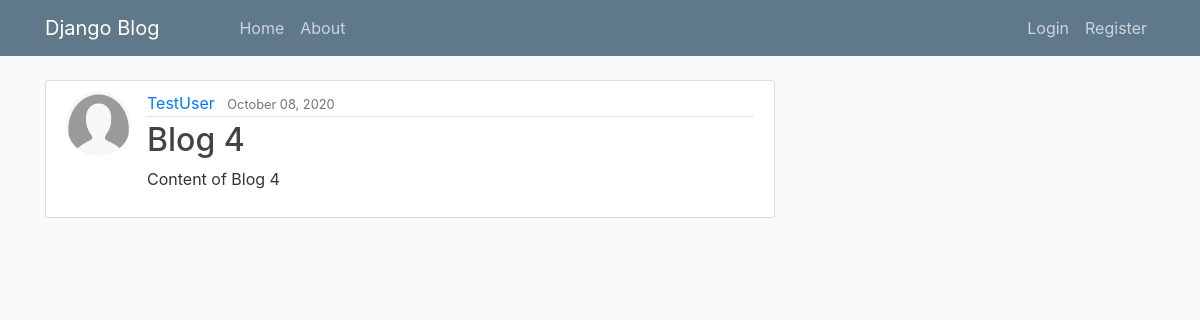
Screenshot of /blog/post/4/ with the database file from the repository.
### blog/models.py (models this page shows, shortened)
class Post(models.Model):
    title = models.CharField(max_length=100)
    content = models.TextField()
    date_posted = models.DateTimeField(default= timezone.now) # we didn't write .now() because we didn't want to execute now function here, but when other details are added
    author = models.ForeignKey(User, on_delete= models.CASCADE) # CASCADE will delete the Post if a author is deleted

### users/models.py (models this page shows, shortened)
class Profile(models.Model):
    user = models.OneToOneField(User, on_delete= models.CASCADE)    # OneToOne denotes that one User - one Profile, CASCADE will delete the Profile if User is deleted
    image = models.ImageField(default='default.png', upload_to='profile_pics')      # upload_to, directory where image will be saved

### blog/views.py (the view)
# urls.py: path('post/<int:pk>/', PostDetailView.as_view(), name='post-detail'), # url of each blog as 'post/23/'
class PostDetailView(DetailView):       # uses post_detail.html
    model = Post

### blog/templates/blog/post_detail.html (shortened to what this page needs)
{% extends "blog/base.html" %}
{% block content%}
    <article class="media content-section">
        <img class="rounded-circle article-img" src="{{ object.author.profile.image.url }}">
        <div class="media-body">
            <div class="article-metadata">
                <a class="mr-2" href="{% url 'user-posts' post.author.username %}">{{ object.author }}</a>
                <small class="text-muted">{{ object.date_posted|date:"F d, Y" }}</small>
            </div>
            <h2 class="article-title">{{ object.title }}</h2>
            <p class="article-content">{{ object.content }}</p>
        </div>
    </article>
{% endblock content %}

### blog/static/blog/css/main.css (style rules this page uses)
body { background: #fafafa; color: #333333; margin-top: 5rem; }
h1, h2, h3, h4, h5, h6 { color: #444444; }
.content-section { background: #ffffff; padding: 10px 20px; border: 1px solid #dddddd; border-radius: 3px; margin-bottom: 20px; }
.article-title { color: #444444; }
.article-content { white-space: pre-line; }
.article-img { height: 65px; width: 65px; margin-right: 16px; }
.article-metadata { padding-bottom: 1px; margin-bottom: 4px; border-bottom: 1px solid #e3e3e3 }

### rows the page displays
Post: author.profile.image (placeholder picture), author "TestUser", date_posted "October 08, 2020", title "Blog 4", content "Content of Blog 4"
